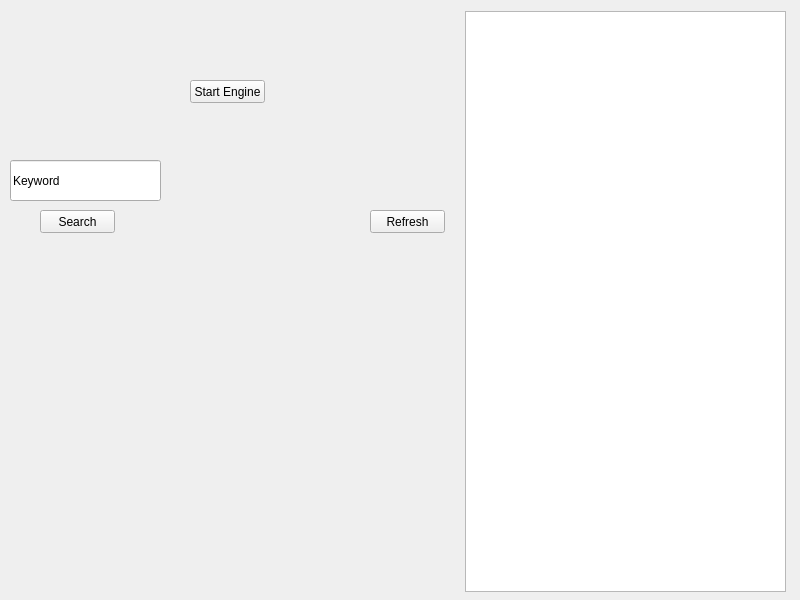
<?xml version="1.0" encoding="UTF-8"?>
<ui version="4.0">
 <class>MainWindow</class>
 <widget class="QMainWindow" name="MainWindow">
  <property name="geometry">
   <rect>
    <x>0</x>
    <y>0</y>
    <width>800</width>
    <height>600</height>
   </rect>
  </property>
  <property name="minimumSize">
   <size>
    <width>800</width>
    <height>600</height>
   </size>
  </property>
  <property name="maximumSize">
   <size>
    <width>800</width>
    <height>600</height>
   </size>
  </property>
  <property name="windowTitle">
   <string>Scrappy</string>
  </property>
  <widget class="QWidget" name="centralwidget">
   <widget class="QPushButton" name="searchButton">
    <property name="geometry">
     <rect>
      <x>40</x>
      <y>210</y>
      <width>75</width>
      <height>23</height>
     </rect>
    </property>
    <property name="text">
     <string>Search</string>
    </property>
   </widget>
   <widget class="QLineEdit" name="searchEdit">
    <property name="geometry">
     <rect>
      <x>10</x>
      <y>160</y>
      <width>151</width>
      <height>41</height>
     </rect>
    </property>
    <property name="text">
     <string>Keyword</string>
    </property>
   </widget>
   <widget class="QListWidget" name="searchResults">
    <property name="geometry">
     <rect>
      <x>465</x>
      <y>11</y>
      <width>321</width>
      <height>581</height>
     </rect>
    </property>
   </widget>
   <widget class="QPushButton" name="refreshButton">
    <property name="geometry">
     <rect>
      <x>370</x>
      <y>210</y>
      <width>75</width>
      <height>23</height>
     </rect>
    </property>
    <property name="text">
     <string>Refresh</string>
    </property>
   </widget>
   <widget class="QPushButton" name="startButton">
    <property name="geometry">
     <rect>
      <x>190</x>
      <y>80</y>
      <width>75</width>
      <height>23</height>
     </rect>
    </property>
    <property name="text">
     <string>Start Engine</string>
    </property>
   </widget>
  </widget>
 </widget>
 <resources/>
 <connections/>
</ui>
